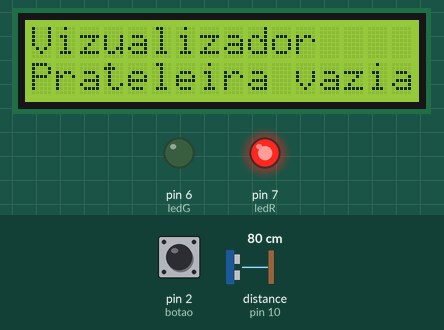
The sketch below on a simulated Arduino Uno, built with avr-gcc and run on an emulated ATmega328P. Parts: 16×2 character LCD, output pins drawn as LEDs (lit = HIGH). Wiring (inferred from the names in the program): ultrasonic range finder: trigger pin 9; echo pin 10. Inputs (shaded band) come from the test bench; at power-on: distance to the obstacle (sensor on pin 10) 80 cm, pin 2 (botao) HIGH. The echo pulse lasts 58.3 µs per cm; the local clock reads 2024-03-15 10:24:30 at power-on unless the sketch sets it; EEPROM starts erased; pins used as bus, display or sensor lines are not drawn; what the sketch prints to the serial monitor is not drawn.

Above: at 8.9 s.
9.0 s: distance to the obstacle (sensor on pin 10) set to 43 cm
11.9 s: distance to the obstacle (sensor on pin 10) set to 36 cm
At 14.8 s:
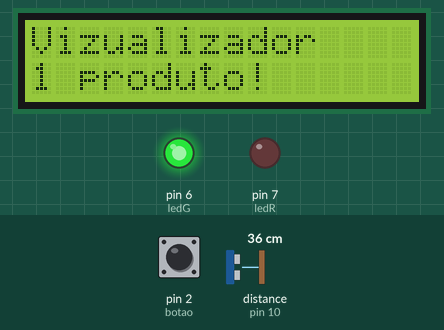
15.2 s: pin 2 (botao) pulled LOW for 3.2 s
At 17.8 s:
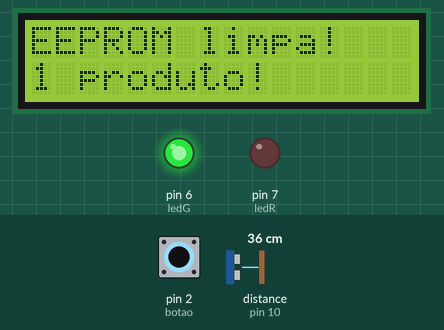
19.9 s: distance to the obstacle (sensor on pin 10) set to 2 cm
At 21.3 s:
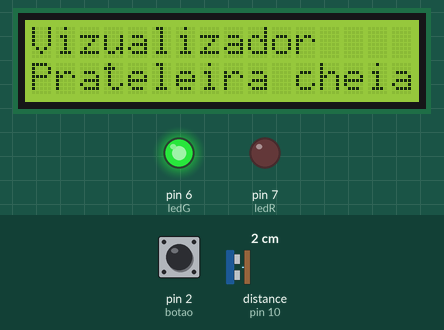
21.8 s: pin 2 (botao) pulled LOW for 0.15 s
At 22.8 s:
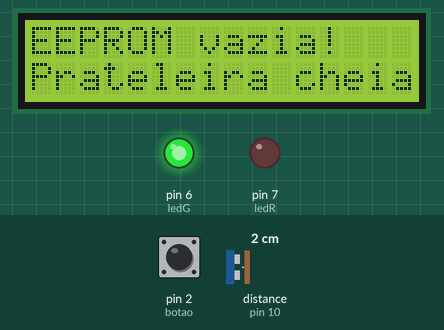
24.8 s: pin 2 (botao) pulled LOW for 3.2 s
At 27.2 s:
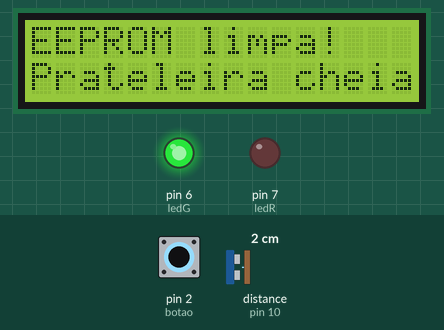
Timing chart, 0 to 28.7 s (numbered marks = the images above; inputs shaded):
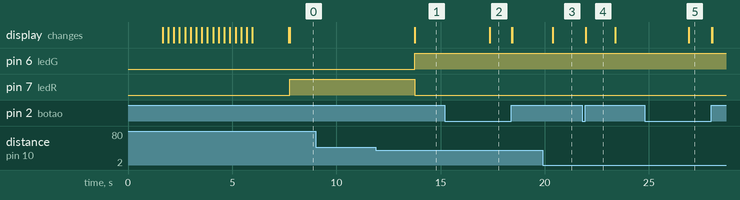

Measured:
- the behaviour switches between 41 and 40 cm on distance to the obstacle (sensor on pin 10) (found by bisection; images 0 and 1)
- after the input at 9.0 s, every drawn part: stays the same
- after the input at 11.9 s, pin 6 (ledG): LOW → HIGH after 1.9 s; pin 7 (ledR): HIGH → LOW after 1.9 s; the display: changes after 1.9 s (image 1)
- after the input at 15.2 s, the display: changes after 2.2 s (image 2)
- after the input at 19.9 s, the display: changes after 0.49 s (image 3)
- after the input at 21.8 s, the display: changes after 0.16 s (image 4)
- after the input at 24.8 s, the display: changes after 2.1 s (image 5)
- what the display in image 4 shows lasts 1.4 s, from 22.0 s to 23.4 s

The sketch:

sketch.ino
```cpp
//1ESPA25-GS
//Gabriel Ardito Manes RM:567318
//João Antônio Sarracine RM:567407
//João Pedro Gonzales Camargo RM:568166

#include <LiquidCrystal_I2C.h>
#include <Wire.h>
#include <EEPROM.h>
#include <RTClib.h>
#define UTC_OFFSET 0

LiquidCrystal_I2C lcd(0x27, 16, 2);
const int trigPin = 9;
const int echoPin = 10;
int ledR = 7;
int ledG = 6;

// EEPROM
const int maxRecords = 100;
const int recordSize = sizeof(unsigned long) + sizeof(int);
int startAddress = 0;
int endAddress = maxRecords * recordSize;
int currentAddress = 0;

// Botão
const int botao = 2;
unsigned long pressStart = 0;

// Controle por millis
unsigned long lastUpdate = 0;

//RTC
RTC_DS1307 RTC;

// ----------- EEPROM FUNCTIONS ------------------

void limparEEPROM() {
  for (int i = 0; i < endAddress; i++) EEPROM.update(i, 0xFF);
  currentAddress = 0;
  Serial.println("EEPROM limpa");
  lcd.setCursor(0, 0);
  lcd.print("EEPROM limpa!");
}

bool eepromVazia() {
  for (int addr = 0; addr < endAddress; addr++) {
    if (EEPROM.read(addr) != 0xFF) return false;
  }
  return true;
}

void salvarRegistro(unsigned long timestamp, int quantidade) {
  if (currentAddress + recordSize > endAddress) return;

  EEPROM.put(currentAddress, timestamp);
  EEPROM.put(currentAddress + sizeof(unsigned long), quantidade);
  currentAddress += recordSize;
}

void lerEEPROM() {
  if (eepromVazia()) {
    Serial.println("EEPROM vazia");
    lcd.setCursor(0, 0);
    lcd.print("EEPROM vazia!");
    return;
  }

  Serial.println("\n======= LOG EEPROM =======");

  for (int addr = 0; addr < currentAddress; addr += recordSize) {
    unsigned long ts;
    int qtd;

    EEPROM.get(addr, ts);
    EEPROM.get(addr + sizeof(unsigned long), qtd);

    if (ts == 0xFFFFFFFF || ts == 0) continue;

    DateTime dt = DateTime(ts);

    Serial.print(dt.timestamp(DateTime::TIMESTAMP_FULL));
    Serial.print(" -> Produtos: ");
    Serial.println(qtd);
  }

  Serial.println("==========================\n");
}

// ==================== CARACTERES CUSTOMIZADOS ====================
// Cada bloco representa 1 parte de uma letra feita em "pixels" no LCD
// Como o LCD só permite 8 caracteres customizados, dividimos letras
// grandes em partes (canto superior/esquerdo/direito/inferior).

// Letra "A" - canto superior esquerdo
byte A_topleft[8] = {
  B00000, B00000, B00011, B01111,
  B11000, B11000, B11000, B11000
};
// Letra "A" - canto inferior esquerdo
byte A_botleft[8] = {
  B11111, B11111, B11000, B11000,
  B11000, B11000, B00000, B00000
};
// Letra "A" - canto superior direito
byte A_topright[8] = {
  B00000, B00000, B11000, B11110,
  B00011, B00011, B00011, B00011
};
// Letra "A" - canto inferior direito
byte A_botright[8] = {
  B11111, B11111, B00011, B00011,
  B00011, B00011, B00000, B00000
};

// Letra "V" - canto superior esquerdo
byte V_topleft[8] = {
  B00000, B00000, B01100, B01100,
  B01100, B01100, B01100, B01110
};
// Letra "V" - canto inferior esquerdo
byte V_botleft[8] = {
  B00110, B00110, B00110, B00110,
  B00011, B00011, B00000, B00000
};
// Letra "V" - canto superior direito
byte V_topright[8] = {
  B00000, B00000, B00110, B00110,
  B00110, B00110, B00110, B01110
};
// Letra "V" - canto inferior direito
byte V_botright[8] = {
  B01100, B01100, B01100, B01100,
  B11000, B11000, B00000, B00000
};

// ==================== FUNÇÃO PARA DESENHAR TEXTO ====================
// Essa função recebe uma posição (coluna) e desenha as letras "VAVA"
// usando os blocos customizados. Assim conseguimos animar o texto
// passando da direita para a esquerda.
void desenhaTexto(int pos) {
  lcd.clear();

  // Linha superior
  lcd.setCursor(pos, 0);
  lcd.write(byte(4)); // V canto sup. esq
  lcd.write(byte(6)); // V canto sup. dir
  lcd.write(byte(0)); // A canto sup. esq
  lcd.write(byte(2)); // A canto sup. dir
  lcd.write(byte(4)); // P canto sup. esq (segunda letra P)
  lcd.write(byte(6)); // P canto sup. dir
  lcd.write(byte(0)); // A canto sup. esq (segunda letra A)
  lcd.write(byte(2)); // A canto sup. dir

  // Linha inferior
  lcd.setCursor(pos, 1);
  lcd.write(byte(5)); // V canto inf. esq
  lcd.write(byte(7)); // V canto inf. dir
  lcd.write(byte(1)); // A canto inf. esq
  lcd.write(byte(3)); // A canto inf. dir
  lcd.write(byte(5)); // V canto inf. esq (segunda letra P)
  lcd.write(byte(7)); // V canto inf. dir
  lcd.write(byte(1)); // A canto inf. esq (segunda letra A)
  lcd.write(byte(3)); // A canto inf. dir
}

// ----------- SETUP ------------------

const int produto = 5;
const int prateleira = 40;

void setup()
{
    Serial.begin(9600);

    pinMode(ledR, OUTPUT);
    pinMode(ledG, OUTPUT);

    Wire.begin();
    lcd.init();
    lcd.backlight();
    lcd.clear();
    lcd.print("Sistema iniciado");
    delay(1500);

    lcd.createChar(0, A_topleft);
    lcd.createChar(1, A_botleft);
    lcd.createChar(2, A_topright);
    lcd.createChar(3, A_botright);
    lcd.createChar(4, V_topleft);
    lcd.createChar(5, V_botleft);
    lcd.createChar(6, V_topright);
    lcd.createChar(7, V_botright);

  for (int pos = 16; pos >= 0; pos--) {
    desenhaTexto(pos);
    delay(250);
  }

  delay(1500);
  lcd.clear();

    RTC.begin();

    pinMode(trigPin, OUTPUT);
    pinMode(echoPin, INPUT);

    pinMode(botao, INPUT_PULLUP);
}

// ----------- LOOP PRINCIPAL (SEM DELAYS) ------------------

void loop()
{
  // ------ TEMPO ------
  unsigned long agora = millis();

  // ------ BOTÃO PRIMEIRO (SEM TRAVAR) ------
  if (digitalRead(botao) == LOW) {

    delay(100); // debounce leve

    pressStart = millis();

    while (digitalRead(botao) == LOW) {
      if (millis() - pressStart > 2000) {
        limparEEPROM();
        return;
      }
    }

    lerEEPROM();
  }

  // ------ PROCESSANDO A CADA 3 SEGUNDOS ------
  if (agora - lastUpdate >= 3000) {
    lastUpdate = agora;

    DateTime now = RTC.now();
    unsigned long epoch = now.unixtime() + (UTC_OFFSET * 3600);

    long duration, cm;

    digitalWrite(trigPin, LOW);
    delayMicroseconds(2);
    digitalWrite(trigPin, HIGH);
    delayMicroseconds(10);
    digitalWrite(trigPin, LOW);

    duration = pulseIn(echoPin, HIGH, 30000);
    cm = (duration * 0.0343) / 2;

    int nProdutos = 0;

    lcd.clear();
    lcd.print("Vizualizador");

    if(cm >= prateleira){
      lcd.setCursor(0,1);
      lcd.print("Prateleira vazia!");
      digitalWrite(ledR, HIGH);
      digitalWrite(ledG, LOW);
      nProdutos = 0;
    }
    else if(cm < produto){
      lcd.setCursor(0,1);
      lcd.print("Prateleira cheia!");
      digitalWrite(ledR, LOW);
      digitalWrite(ledG, HIGH);
      nProdutos = 8;
    }
    else if(cm < 2*produto){
      lcd.setCursor(0,1);
      lcd.print("7 produtos!");
      digitalWrite(ledR, LOW);
      digitalWrite(ledG, HIGH);
      nProdutos = 7;
    }
    else if(cm < 3*produto){
      lcd.setCursor(0,1);
      lcd.print("6 produtos!");
      digitalWrite(ledR, LOW);
      digitalWrite(ledG, HIGH);
      nProdutos = 6;
    }
    else if(cm < 4*produto){
      lcd.setCursor(0,1);
      lcd.print("5 produtos!");
      digitalWrite(ledR, LOW);
      digitalWrite(ledG, HIGH);
      nProdutos = 5;
    }
    else if(cm < 5*produto){
      lcd.setCursor(0,1);
      lcd.print("4 produtos!");
      digitalWrite(ledR, LOW);
      digitalWrite(ledG, HIGH);
      nProdutos = 4;
    }
    else if(cm < 6*produto){
      lcd.setCursor(0,1);
      lcd.print("3 produtos!");
      digitalWrite(ledR, LOW);
      digitalWrite(ledG, HIGH);
      nProdutos = 3;
    }
    else if(cm < 7*produto){
      lcd.setCursor(0,1);
      lcd.print("2 produtos!");
      digitalWrite(ledR, LOW);
      digitalWrite(ledG, HIGH);
      nProdutos = 2;
    }
    else if(cm < 8*produto){
      lcd.setCursor(0,1);
      lcd.print("1 produto!");
      digitalWrite(ledR, LOW);
      digitalWrite(ledG, HIGH);
      nProdutos = 1;
    }

    // SALVA SOMENTE SE ZERAR
    if (nProdutos == 0) {
      salvarRegistro(epoch, nProdutos);
    }

  }
}

// Mantive sua função original
long microsecondsToCentimeters(long microseconds) {
  return microseconds / 29 / 2;
}
```
